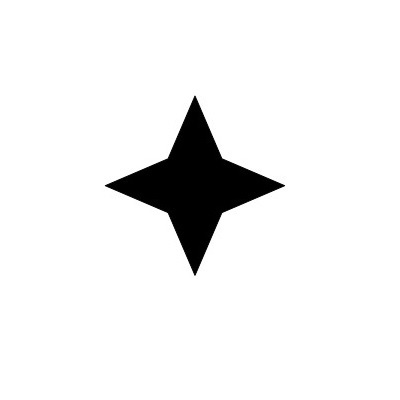
#> input picture images/4star.jpg, 400 x 400 px
$ jupyter execute 'Lecture 4.4 - Matching Contours Shape.ipynb'   (Python 2 division)
#> lines starting #> are read from the running program, lines starting #| are printed output that depends on the picture; after the words box and inside, x2 and y2 are one past the last pixel; in counts of white or black regions, pixels touching at a corner belong together; long printed decimals are rounded
## Shape Matching

**cv2.matchShapes(contour template, contour, method, method parameter)**

**Output** – match value (lower values means a closer match)

- Contour Template – This is our reference contour that we’re trying to find in the new image
- Contour – The individual contour we are checking against
- Method – Type of contour matching (1, 2, 3)
- Method Parameter – leave alone as 0.0 (not fully utilized in python OpenCV)

[cell 1]
import cv2
import numpy as np

#load template
template  = cv2.imread('images/4star.jpg', 0)
#> template is the input picture: shape (400, 400); min 0, max 255, mean 239.2
cv2.imshow('template', template)
cv2.waitKey()

#load main image
main_ungray = cv2.imread('images/shapestomatch.jpg')
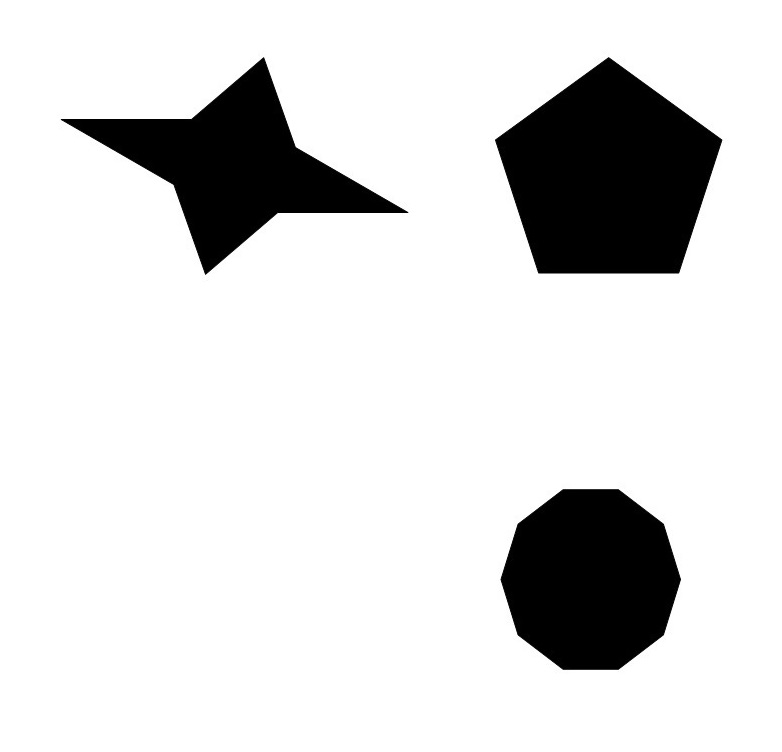
#> input picture images/shapestomatch.jpg, 782 x 752 px
#> main_ungray is the input picture: shape (752, 782, 3); min 0, max 255, mean 218.7
main = cv2.cvtColor(main_ungray, cv2.COLOR_BGR2GRAY)
cv2.imshow('main', main)
cv2.waitKey()

#threshold boht images
_, threshTemplate = cv2.threshold(template, 127,255, cv2.THRESH_BINARY)
#> threshTemplate: shape (400, 400); 93.8% white; 1 black region, box (x1, y1, x2, y2) and area: (105, 96, 285, 275) 9924
_, threshMain = cv2.threshold(main, 127,255, cv2.THRESH_BINARY)
#> threshMain: shape (752, 782); 85.7% white; 3 black regions

#contours in template
contoursTemplate,_ = cv2.findContours(threshTemplate, cv2.RETR_CCOMP, cv2.CHAIN_APPROX_NONE)
#> contoursTemplate = 2 contours; box (x1, y1, x2, y2) and area: (0, 0, 400, 400) 159201, (104, 95, 286, 276) 10174
sortedContoursTemplate = sorted(contoursTemplate, key = cv2.contourArea, reverse = False)
#> sortedContoursTemplate has the same summary as contoursTemplate
templateContour = sortedContoursTemplate[0]
#> templateContour = contour of 502 points, box (x1, y1, x2, y2) (104, 95, 286, 276), area 10174

#contours in mainImage
contoursMain, _ = cv2.findContours(threshMain, cv2.RETR_CCOMP, cv2.CHAIN_APPROX_NONE)
#> contoursMain = 4 contours; box (x1, y1, x2, y2) and area: (0, 0, 782, 752) 586531, (494, 56, 723, 275) 34420, (500, 488, 682, 671) 25449, (60, 56, 409, 276) 25005

#find matches!!
for c in contoursMain:
    match = cv2.matchShapes(c, templateContour, 3, 0.0)
    print match
    if match<0.15:
        cv2.drawContours(main_ungray, [c], -1, (255,0,0), 25)
        closest_contour = c
    else:
        closest_contour = []
#> this loop made 4 passes
#> match on passes 1 to 4: 0.116, 0.137, 0.13, 0.0764
#| 0.1157
#| 0.1372
#| 0.1303
#| 0.07636
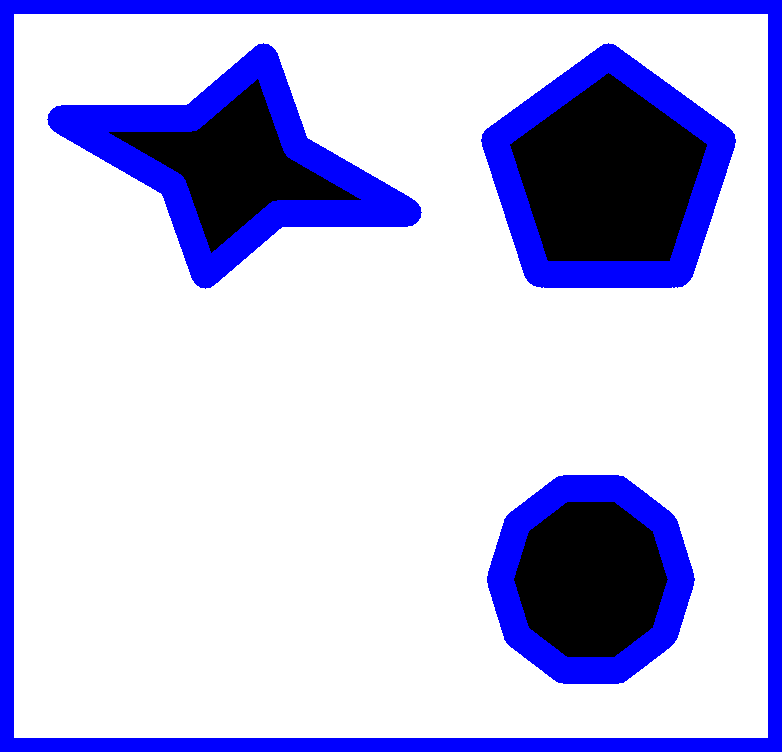
#> main_ungray: shape (752, 782, 3); 16.91% of pixels changed, all inside (x1, y1, x2, y2) = (0, 0, 782, 752)

cv2.drawContours(main_ungray, [closest_contour], -1, (0,255,0), 2)
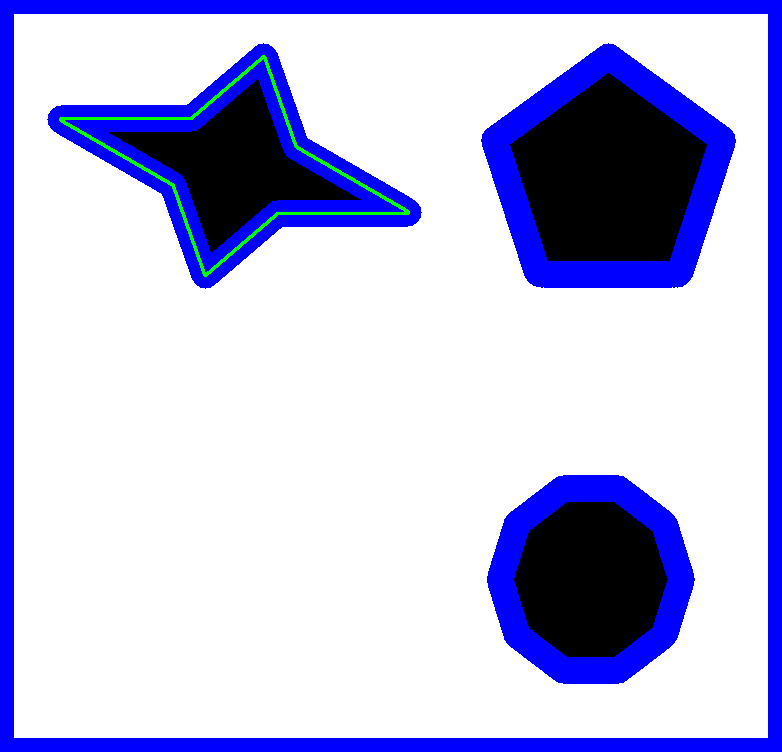
#> main_ungray: shape (752, 782, 3); 0.52% of pixels changed, all inside (x1, y1, x2, y2) = (59, 55, 410, 277)
cv2.imshow('main', main_ungray)
cv2.waitKey(0)

cv2.destroyAllWindows()
